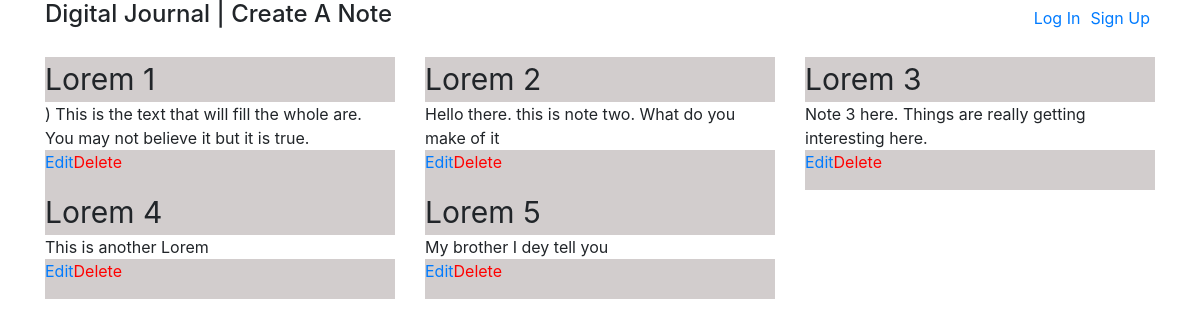
The app's page /, older data.
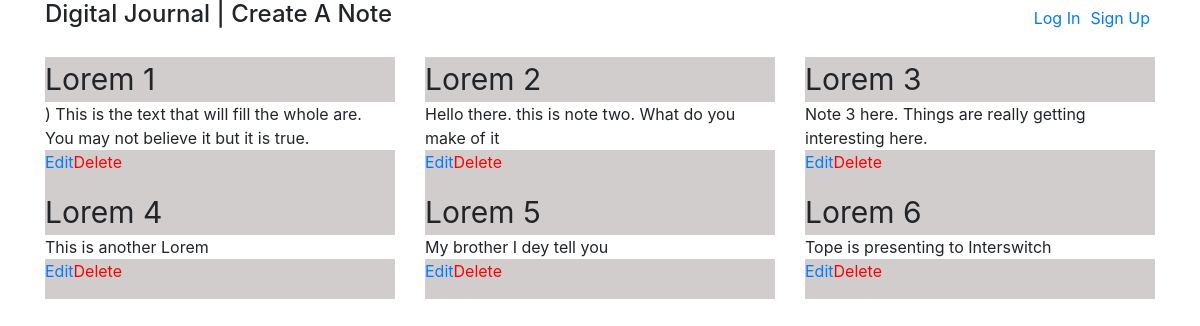
The same page, newer data.
### journal/models.py (models this page shows, shortened)
class Journal(models.Model):
    title = models.CharField(max_length=64)
    body = models.TextField()

### journal/views.py (the view)
# urls.py: path("", views.index, name="index" ),
def index(request):
    journals = Journal.objects.all()
    return render(request, 'journal/index.html', {'journals': journals})

### journal/templates/journal/index.html (shortened to what this page needs)
{% extends 'journal/base.html' %}
{% block body %}
    <div id="page_wrap">
        <header class="container">
            <div class="row">
                <h4 class="col-sm-8">Digital Journal | Create A Note</h1>
                <nav class="col-sm-4">
                    {% if not user.is_authenticated %}
                        <p><a href="{% url 'users:login_custom' %}">Log In</a></p>
                        <p><a href="{% url 'users:signup_custom' %}">Sign Up</a></p>
                    {% endif %}
                </nav>
            </div>
        </header>
        <div class="container flex">
            <div class="row">
                {% for journal in journals %}
                    <div class="col-sm-4">
                        <header class="container">
                            <div class="row">
                                {{ journal.title }}
                            </div>
                        </header>
                        <div class="body">{{ journal.body }}</div>
                        <footer class="container">
                            <div class="row">
                                <p class="edit-journal"><a href="{% url 'journal:edit_journal' journal.id %}">Edit</a></p>
                                <p class="del-journal"><a href="{% url 'journal:delete_journal' journal.id %}">Delete</a></p>
                            </div>
                        </footer>
                    </div>
                {% endfor %}
            </div>
        </div>
    </div>
{% endblock %}

### journal/templates/journal/base.html (shortened to what this page needs)
{% load static %}
<!DOCTYPE html>
<html>
    <head>
        <link rel="stylesheet" type="text/css" href="{% static 'journal/style.css' %}">
        <link rel="stylesheet" href="https://stackpath.bootstrapcdn.com/bootstrap/4.3.1/css/bootstrap.min.css">
    </head>
    <body>
        {% block body %}
        {% endblock %}
    </body>
</html>

### journal/static/journal/style.css (style rules this page uses)
header { padding: 20px 0; }
header .row, footer .row { display: flex; align-items: center; }
header nav { display: flex; justify-content: flex-end; }
header p { padding: 0 5px; margin: 0; }
p.del-journal a { color: red; }
p.edit-journal { color: blue; }
div.flex header { background: #d2cdcd; font-size: 30px; }
footer.container { background: #d2cdcd; }
header.container { padding-top: 0px; padding-bottom: 0px; }
div.flex { margin-top: 20px; }

Row changes from the older to the newer data that the page shows:
added Journal: title "Lorem 6", body "Tope is presenting to Interswitch"
